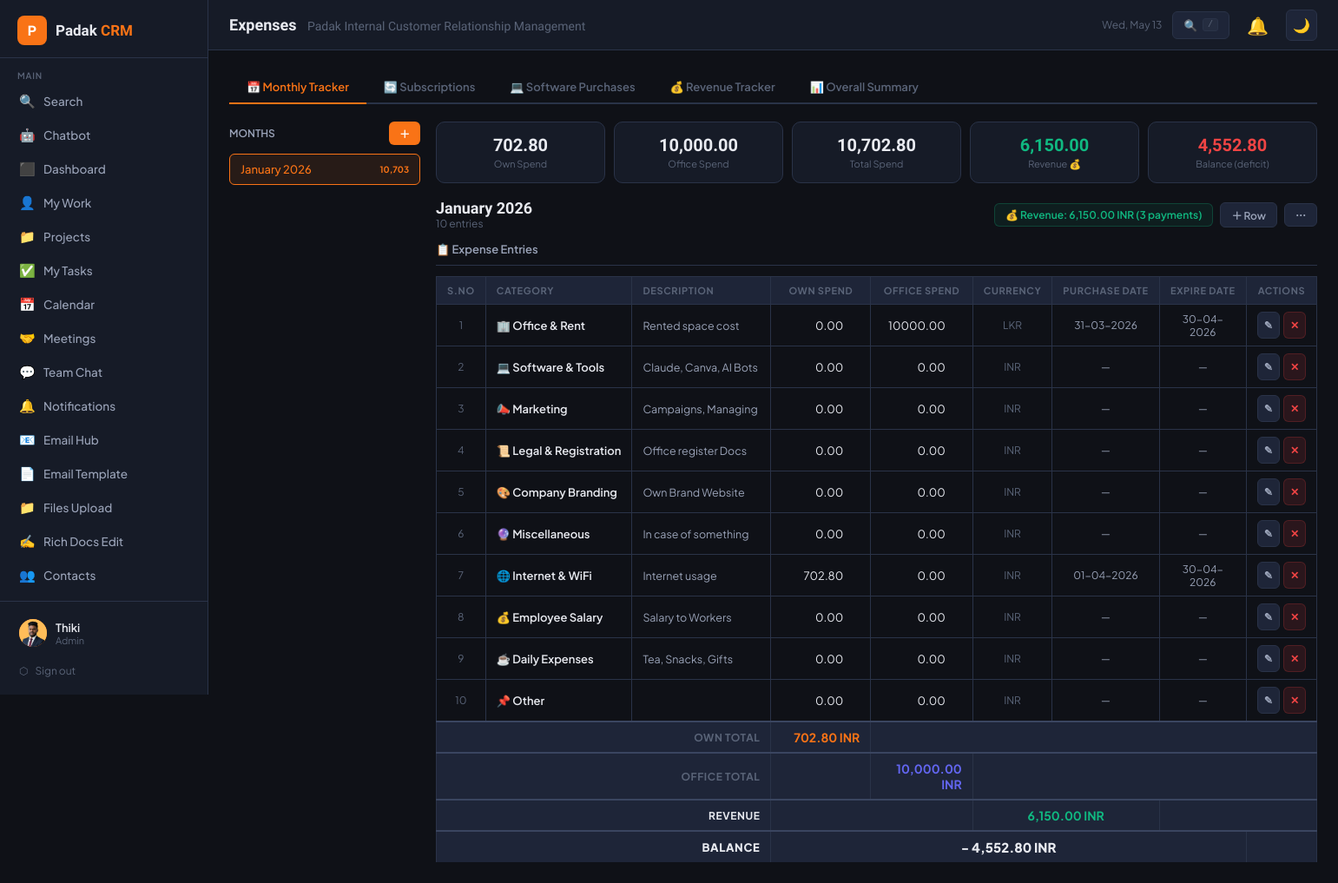
Page /expenses.php (signed in) on the committed database.
### tables this page shows
CREATE TABLE `users` (
  `id` int(11) NOT NULL,
  `name` varchar(100) NOT NULL,
  `email` varchar(150) NOT NULL,
  `password` varchar(255) NOT NULL,
  `role` enum('admin','manager','member') DEFAULT 'member',
  `avatar` varchar(255) DEFAULT NULL,
  `phone` varchar(30) DEFAULT NULL,
  `department` varchar(100) DEFAULT NULL,
  `department_role` enum('general','tele_caller','digital_marketing','software_developer','graphics_designer') DEFAULT 'general',
  `status` enum('active','inactive') DEFAULT 'active',
  `last_login` datetime DEFAULT NULL,
  `created_at` datetime DEFAULT current_timestamp()
);

CREATE TABLE `expense_months` (
  `id` int(11) NOT NULL,
  `month_year` varchar(7) NOT NULL,
  `month_label` varchar(30) NOT NULL,
  `revenue` decimal(12,2) DEFAULT 0.00,
  `notes` text DEFAULT NULL,
  `created_by` int(11) NOT NULL,
  `created_at` datetime DEFAULT current_timestamp()
);

CREATE TABLE `expense_entries` (
  `id` int(11) NOT NULL,
  `month_id` int(11) NOT NULL,
  `category` enum('Office & Rent','Software & Tools','Marketing','Legal & Registration','Company Branding','Miscellaneous','Internet & WiFi','Employee Salary','Daily Expenses','Other') DEFAULT 'Other',
  `description` varchar(255) DEFAULT NULL,
  `own_spend` decimal(12,2) DEFAULT 0.00,
  `office_spend` decimal(12,2) DEFAULT 0.00,
  `currency` varchar(10) DEFAULT 'INR',
  `purchase_date` date DEFAULT NULL,
  `expire_date` date DEFAULT NULL,
  `notes` text DEFAULT NULL,
  `created_by` int(11) NOT NULL,
  `created_at` datetime DEFAULT current_timestamp(),
  `updated_at` datetime DEFAULT current_timestamp() ON UPDATE current_timestamp()
);

### expenses.php (the view, shortened to what the rows shown need)
<?php
require_once 'config.php';
require_once 'includes/layout.php';
$db = getCRMDB();
$CAT_ICONS = [
    'Office & Rent'=>'🏢','Software & Tools'=>'💻','Marketing'=>'📣',
    'Legal & Registration'=>'📜','Company Branding'=>'🎨','Miscellaneous'=>'🔮',
    'Internet & WiFi'=>'🌐','Employee Salary'=>'💰','Daily Expenses'=>'☕','Other'=>'📌'
];
$tab       = $_GET['tab'] ?? 'monthly';
$view_mid  = (int)($_GET['month'] ?? 0);
$months = $db->query("
    SELECT m.*,
        COALESCE(SUM(e.own_spend),0)    AS total_own,
        COALESCE(SUM(e.office_spend),0) AS total_office,
        COUNT(e.id) AS entry_count
    FROM expense_months m
    LEFT JOIN expense_entries e ON e.month_id=m.id
    GROUP BY m.id ORDER BY m.month_year DESC
")->fetch_all(MYSQLI_ASSOC);
if (!$view_mid && !empty($months)) $view_mid = $months[0]['id'];
$current_month = null;
$entries       = [];
$rev_entries   = [];
if ($view_mid) {
    $current_month = $db->query("SELECT * FROM expense_months WHERE id=$view_mid")->fetch_assoc();
    if ($current_month) {
        $entries     = $db->query("SELECT * FROM expense_entries WHERE month_id=$view_mid ORDER BY FIELD(category,'Office & Rent','Software & Tools','Marketing','Legal & Registration','Company Branding','Miscellaneous','Internet & WiFi','Employee Salary','Daily Expenses','Other'), id")->fetch_all(MYSQLI_ASSOC);
        $rev_entries = $db->query("SELECT * FROM month_revenue_entries WHERE month_id=$view_mid ORDER BY payment_date ASC, id ASC")->fetch_all(MYSQLI_ASSOC);
    }
}
$own_total = 0; $office_total = 0;
foreach ($entries as $e) { $own_total += $e['own_spend']; $office_total += $e['office_spend']; }
$total_spend = $own_total + $office_total;
$revenue_from_entries = array_sum(array_column($rev_entries,'amount'));
$revenue   = $revenue_from_entries > 0 ? $revenue_from_entries : (float)($current_month['revenue'] ?? 0);
$balance   = $revenue - $total_spend;
$rev_month_id       = (int)($_GET['month'] ?? 0);
if ($tab === 'revenue') {
    if (!$rev_month_id && !empty($months)) $rev_month_id = $months[0]['id'];
} else {
    $rev_month_id = $view_mid;
}
if ($rev_month_id) {
    $rev_current_month = $db->query("SELECT * FROM expense_months WHERE id=$rev_month_id")->fetch_assoc();
}
$all_users = $db->query("SELECT id,name FROM users WHERE status='active' ORDER BY name")->fetch_all(MYSQLI_ASSOC);
renderLayout('Expenses', 'expenses');
?>
<?php
if ($tab === 'monthly'): ?>
<div style="display:flex;gap:18px;align-items:flex-start" class="exp-layout">
  <div style="width:220px;min-width:220px;flex-shrink:0">
    <div class="month-list">
      <?php foreach ($months as $m):
        $m_total = $m['total_own'] + $m['total_office'];
      ?>
      <div class="month-pill <?= $view_mid==$m['id']?'active':'' ?>"
           onclick="location.href='expenses.php?tab=monthly&month=<?= $m['id'] ?>'">
        <span><?= h($m['month_label']) ?></span>
        <span style="font-size:10px;font-weight:700"><?= number_format($m_total,0) ?></span>
      </div>
      <?php endforeach; ?>
    </div>
  </div>
  <div style="flex:1;min-width:0">
    <?php if ($current_month): ?>
    <div class="summary-band">
      <div class="s-box">
        <div class="s-box-val"><?= number_format($own_total,2) ?></div>
        <div class="s-box-lbl">Own Spend</div>
      </div>
      <div class="s-box">
        <div class="s-box-val"><?= number_format($office_total,2) ?></div>
        <div class="s-box-lbl">Office Spend</div>
      </div>
      <div class="s-box">
        <div class="s-box-val"><?= number_format($total_spend,2) ?></div>
        <div class="s-box-lbl">Total Spend</div>
      </div>
      <div class="s-box">
        <div class="s-box-val" style="color:var(--green)"><?= number_format($revenue,2) ?></div>
        <div class="s-box-lbl">Revenue<?= count($rev_entries)>0?' 💰':'' ?></div>
      </div>
      <div class="s-box">
        <div class="s-box-val <?= $balance>=0?'balance-pos':'balance-neg' ?>"><?= number_format(abs($balance),2) ?></div>
        <div class="s-box-lbl">Balance <?= $balance<0?'(deficit)':'' ?></div>
      </div>
    </div>
    <div class="card-header" style="margin-bottom:14px">
      <div>
        <div style="font-family:var(--font-display);font-size:18px;font-weight:700"><?= h($current_month['month_label']) ?></div>
        <div style="font-size:12px;color:var(--text3)"><?= count($entries) ?> entries<?= date('M Y')===date('M Y',strtotime($current_month['month_year'].'-01'))?' · Current month':'' ?></div>
      </div>
      <div style="display:flex;gap:8px;align-items:center;flex-wrap:wrap">
        <?php if (empty($rev_entries)): ?>
        <div style="display:flex;align-items:center;gap:6px;background:var(--bg3);border:1px solid var(--border);border-radius:var(--radius-sm);padding:5px 10px">
          <span style="font-size:11px;color:var(--text3)">Revenue:</span>
          <form method="POST" style="display:flex;gap:4px;align-items:center">
            <input type="hidden" name="action" value="save_revenue">
            <input type="hidden" name="month_id" value="<?= $current_month['id'] ?>">
            <input type="number" name="revenue" step="0.01" value="<?= $current_month['revenue'] ?>" class="exp-input" style="width:120px;text-align:left">
            <button type="submit" class="btn btn-primary btn-sm" style="padding:3px 8px">✓</button>
          </form>
        </div>
        <?php else: ?>
        <div style="background:rgba(16,185,129,.08);border:1px solid rgba(16,185,129,.25);border-radius:var(--radius-sm);padding:5px 12px;font-size:12px;color:#10b981;font-weight:600">
          💰 Revenue: <?= number_format($revenue,2) ?> INR (<?= count($rev_entries) ?> payment<?= count($rev_entries)>1?'s':'' ?>)
        </div>
        <?php endif; ?>
        <button class="btn btn-ghost btn-sm"
          onclick="openModal('modal-entry');document.getElementById('em-mid').value=<?= $current_month['id'] ?>;document.getElementById('em-eid').value=''">
          ＋ Row
        </button>
        <?php if (isAdmin()): ?>
        <div class="dropdown">
          <button class="btn btn-ghost btn-sm" onclick="toggleDropdown('mdd<?= $current_month['id'] ?>')">⋯</button>
        </div>
        <?php endif; ?>
      </div>
    </div>
    <div style="font-size:13px;font-weight:600;color:var(--text2);margin-bottom:12px;padding-bottom:10px;border-bottom:1px solid var(--border)">
      📋 Expense Entries
    </div>
    <div id="mtab-expenses">
      <div style="overflow-x:auto;-webkit-overflow-scrolling:touch">
      <table class="exp-table">
        <thead>
          <tr>
            <th style="text-align:left">S.No</th>
            <th style="text-align:left;min-width:140px">Category</th>
            <th style="text-align:left;min-width:160px">Description</th>
            <th style="min-width:110px">Own Spend</th>
            <th style="min-width:110px">Office Spend</th>
            <th style="min-width:80px">Currency</th>
            <th style="min-width:100px">Purchase Date</th>
            <th style="min-width:100px">Expire Date</th>
            <th style="min-width:50px">Actions</th>
          </tr>
        </thead>
        <tbody>
          <?php $sno=1; foreach ($entries as $e): ?>
          <tr id="row-<?= $e['id'] ?>">
            <td style="text-align:center;color:var(--text3);font-size:12px"><?= $sno++ ?></td>
            <td class="td-cat"><?= $CAT_ICONS[$e['category']] ?? '📌' ?> <?= h($e['category']) ?></td>
            <td style="color:var(--text2);font-size:12.5px"><?= h($e['description'] ?? '') ?></td>
            <td>
              <input type="number" class="exp-input" step="0.01" min="0"
                value="<?= number_format((float)$e['own_spend'],2,'.','') ?>"
                onchange="quickSave(<?= $e['id'] ?>,this.value,null)"
                data-eid="<?= $e['id'] ?>" data-field="own">
            </td>
            <td>
              <input type="number" class="exp-input" step="0.01" min="0"
                value="<?= number_format((float)$e['office_spend'],2,'.','') ?>"
                onchange="quickSave(<?= $e['id'] ?>,null,this.value)"
                data-eid="<?= $e['id'] ?>" data-field="office">
            </td>
            <td style="text-align:center;font-size:12px;color:var(--text3)"><?= h($e['currency']) ?></td>
            <td style="font-size:12px;text-align:center;color:var(--text2)"><?= $e['purchase_date'] ? fDate($e['purchase_date'],'d-m-Y') : '—' ?></td>
            <td style="font-size:12px;text-align:center;color:var(--text2)"><?= $e['expire_date'] ? fDate($e['expire_date'],'d-m-Y') : '—' ?></td>
            <td style="text-align:center">
              <div style="display:flex;gap:4px;justify-content:center">
                <button class="btn btn-ghost btn-sm btn-icon" title="Edit"
                  onclick='openEditEntry(<?= htmlspecialchars(json_encode($e)) ?>)'>✎</button>
                <form method="POST" onsubmit="return confirm('Delete entry?')" style="display:inline">
                  <button type="submit" class="btn btn-danger btn-sm btn-icon" title="Delete">✕</button>
                </form>
              </div>
            </td>
          </tr>
          <?php endforeach; ?>
        </tbody>
        <tfoot>
          <tr class="total-row">
            <td colspan="3" style="text-align:right;font-size:12px;letter-spacing:.05em;color:var(--text3)">OWN TOTAL</td>
            <td style="text-align:right;color:var(--orange);font-size:14px" id="own-total"><?= number_format($own_total,2) ?> INR</td>
            <td colspan="5"></td>
          </tr>
          <tr class="total-row">
            <td colspan="3" style="text-align:right;font-size:12px;letter-spacing:.05em;color:var(--text3)">OFFICE TOTAL</td>
            <td></td>
            <td style="text-align:right;color:var(--blue);font-size:14px" id="office-total"><?= number_format($office_total,2) ?> INR</td>
            <td colspan="4"></td>
          </tr>
          <tr class="total-row" style="background:var(--bg4)">
            <td colspan="3" style="text-align:right;font-size:12px;letter-spacing:.05em">REVENUE</td>
            <td colspan="2"></td>
            <td colspan="2" style="text-align:center;color:var(--green);font-size:14px" id="revenue-disp"><?= number_format($revenue,2) ?> INR</td>
            <td colspan="2"></td>
          </tr>
          <tr class="total-row" style="background:var(--bg4)">
            <td colspan="3" style="text-align:right;font-size:13px;font-weight:800;letter-spacing:.05em">BALANCE</td>
            <td colspan="5" style="text-align:center;font-size:15px;font-weight:800" class="<?= $balance>=0?'balance-pos':'balance-neg' ?>">
              <?= $balance>=0?'+':'-' ?> <?= number_format(abs($balance),2) ?> INR
            </td>
            <td></td>
          </tr>
        </tfoot>
      </table>
      </div>
    </div>
    <?php endif; ?>
  </div>
</div>
<?php
endif;  ?>
<?php renderLayoutEnd(); ?>

### includes/layout.php (shortened to what the rows shown need)
<?php
function renderLayout(string $pageTitle, string $activePage): void {
    $user = currentUser();
?>
<!DOCTYPE html>
<html lang="en" data-theme="dark">
<head>
</head>
<body>
<nav id="sidebar">
  <div class="sidebar-footer">
    <a href="profile.php" class="user-card">
      <div class="user-info">
        <div class="user-name"><?= h($user['name']) ?></div>
        <div class="user-role"><?= h($user['role']) ?></div>
      </div>
    </a>
  </div>
</nav>
<div id="main">
  <main id="content">
<?php
}
function renderLayoutEnd(): void {
?>
  </main>
</div>
</body>
</html>
<?php
}

### rows in the picture
users: name "Thiki"
expense_months: month_label "January 2026", m_total "10,703"
expense_entries: category "🏢", category "Office & Rent", description "Rented space cost", own_spend "0.00", office_spend "10000.00", currency "LKR", purchase_date "31-03-2026", expire_date "30-04-2026"
expense_entries: category "💻", category "Software & Tools", description "Claude, Canva, AI Bots", own_spend "0.00", office_spend "0.00", currency "INR"
expense_entries: category "📣", category "Marketing", description "Campaigns, Managing", own_spend "0.00", office_spend "0.00", currency "INR"
expense_entries: category "📜", category "Legal & Registration", description "Office register Docs", own_spend "0.00", office_spend "0.00", currency "INR"
expense_entries: category "🎨", category "Company Branding", description "Own Brand Website", own_spend "0.00", office_spend "0.00", currency "INR"
expense_entries: category "🔮", category "Miscellaneous", description "In case of something", own_spend "0.00", office_spend "0.00", currency "INR"
expense_entries: category "🌐", category "Internet & WiFi", description "Internet usage", own_spend "702.80", office_spend "0.00", currency "INR", purchase_date "01-04-2026", expire_date "30-04-2026"
expense_entries: category "💰", category "Employee Salary", description "Salary to Workers", own_spend "0.00", office_spend "0.00", currency "INR"
expense_entries: category "☕", category "Daily Expenses", description "Tea, Snacks, Gifts", own_spend "0.00", office_spend "0.00", currency "INR"
expense_entries: category "📌", category "Other", own_spend "0.00", office_spend "0.00", currency "INR"

### other values in the picture
$user['role'] "Admin"
$pageTitle "Expenses"
SITE_NAME "Padak Internal Customer Relationship Management"
$own_total "702.80"
$office_total "10,000.00"
$total_spend "10,702.80"
$revenue "6,150.00"
abs($balance) "4,552.80"
count($entries) "10"
count($rev_entries) "3"
